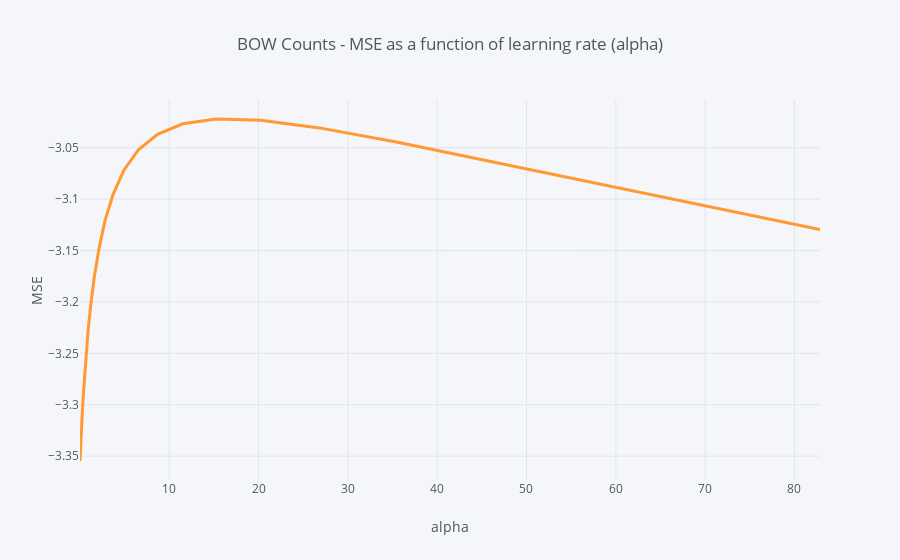

Notebook code cell kept with this figure:
### Code cell
cv_results = pd.DataFrame(MSE_by_alpha, columns = ['alpha', 'MSE'])
cv_results.query('alpha < 100').set_index('alpha').MSE.iplot(title = 'BOW Counts - MSE as a function of learning rate (alpha)', xTitle = 'alpha', yTitle = 'MSE', width = 3, hline=(0,0))

### Figure 1 — Plotly figure (JSON) as saved in the notebook; plotly's stock layout.template omitted (floating-point values rounded to 4 significant figures)
{"data": [{"line": {"color": "rgba(255, 153, 51, 1.0)", "dash": "solid", "shape": "linear", "width": 3}, "mode": "lines", "name": "MSE", "text": "", "type": "scatter", "x": [0.01, 0.01326, 0.01758, 0.0233, 0.03089, 0.04095, 0.05429, 0.07197, 0.09541, 0.1265, 0.1677, 0.2223, 0.2947, 0.3907, 0.5179, 0.6866, 0.9103, 1.207, 1.6, 2.121, 2.812, 3.728, 4.942, 6.551, 8.685, 11.51, 15.26, 20.24, 26.83, 35.56, 47.15, 62.51, 82.86], "y": [-3.355, -3.354, -3.353, -3.351, -3.351, -3.348, -3.345, -3.342, -3.337, -3.332, -3.324, -3.315, -3.303, -3.289, -3.272, -3.251, -3.228, -3.204, -3.176, -3.149, -3.121, -3.095, -3.072, -3.052, -3.037, -3.027, -3.022, -3.023, -3.031, -3.045, -3.065, -3.093, -3.129]}], "layout": {"autosize": true, "legend": {"bgcolor": "#F5F6F9", "font": {"color": "#4D5663"}}, "paper_bgcolor": "#F5F6F9", "plot_bgcolor": "#F5F6F9", "shapes": [{"line": {"color": "#db4052", "dash": "solid", "width": 1}, "type": "line", "x0": 0, "x1": 1, "xref": "paper", "y0": [0, 0], "y1": [0, 0], "yref": "y"}], "title": {"font": {"color": "#4D5663"}, "text": "BOW Counts - MSE as a function of learning rate (alpha)"}, "xaxis": {"autorange": true, "gridcolor": "#E1E5ED", "range": [0.01, 82.86], "showgrid": true, "tickfont": {"color": "#4D5663"}, "title": {"font": {"color": "#4D5663"}, "text": "alpha"}, "type": "linear", "zerolinecolor": "#E1E5ED"}, "yaxis": {"autorange": true, "gridcolor": "#E1E5ED", "range": [-3.373, -3.004], "showgrid": true, "tickfont": {"color": "#4D5663"}, "title": {"font": {"color": "#4D5663"}, "text": "MSE"}, "type": "linear", "zerolinecolor": "#E1E5ED"}}}
